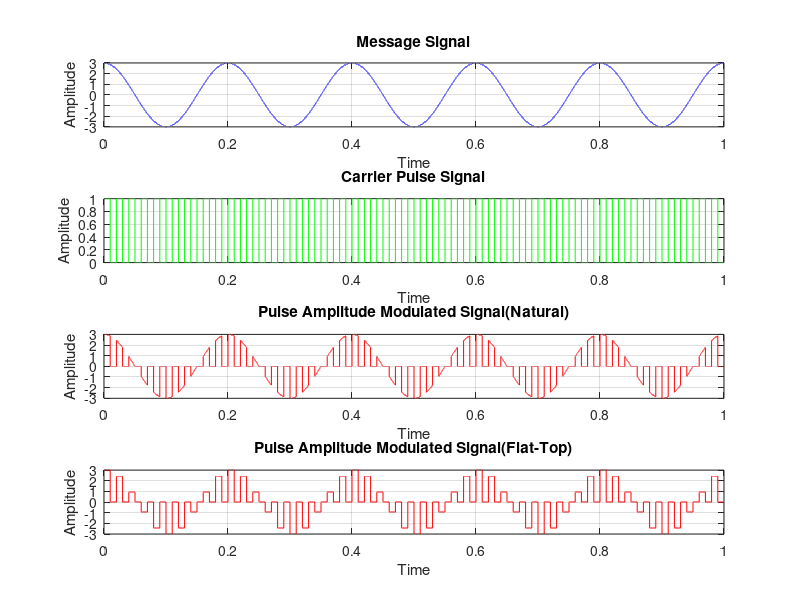

Recreate this plot in MATLAB.
% Clear The Workspace

clc;
clearvars;


% Load Signal Package For Octave (Not Neccessary For MATLAB)

pkg load signal;


% Define Time Vector

time = 0:0.00001:1;
time = time(1:end - 1); % Resizing For Avoiding Index Error


% Generating Message Signal

message_amplitude = 3;
message_frequency = 5;

message_signal = message_amplitude .* cos(2 * pi * message_frequency * time);


% Generating Carrier Pulse Signal

pulse_frequency = 50;
pulse_angle = 2 * pi * pulse_frequency * time;
duty_cycle = 50;

carrier_signal = square(pulse_angle, duty_cycle); % Generating Square Wave As Carrier
carrier_signal = (carrier_signal + 1) / 2; % For Making The Square Wave Unipolar


% Generating Pulse Amplitude Modulated Signal(Natural)

pam_signal_natural = carrier_signal .* message_signal;



% Generating Pulse Amplitude Modulated Signal(Flat-Top)

sample_period = length(time) / pulse_frequency;
num_sample_period = ceil(sample_period * duty_cycle / 100);

index = 1:sample_period:length(time);

pam_signal_flat = zeros(1, length(time));

for i = 1:length(index)
  pam_signal_flat(index(i):index(i) + num_sample_period) = message_signal(index(i));
end


% Plot All Signal

subplot(4, 1, 1);
plot(time, message_signal, 'b');
title('Message Signal');
xlabel('Time');
ylabel('Amplitude');
xlim([0, 1]);
grid on;

subplot(4, 1, 2);
plot(time, carrier_signal, 'g');
title('Carrier Pulse Signal');
xlabel('Time');
ylabel('Amplitude');
xlim([0, 1]);
grid on;

subplot(4, 1, 3);
plot(time, pam_signal_natural, 'r');
title('Pulse Amplitude Modulated Signal(Natural)');
xlabel('Time');
ylabel('Amplitude');
xlim([0, 1]);
grid on;

subplot(4, 1, 4);
plot(time, pam_signal_flat, 'r');
title('Pulse Amplitude Modulated Signal(Flat-Top)');
xlabel('Time');
ylabel('Amplitude');
xlim([0, 1]);
grid on;




